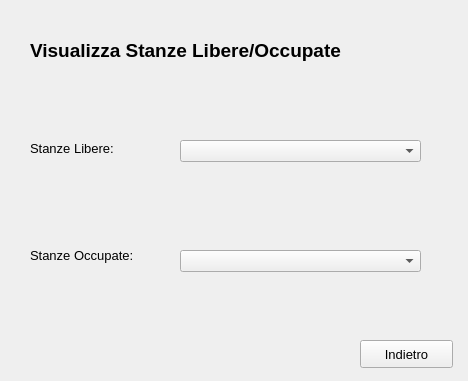
<?xml version="1.0" encoding="UTF-8"?>
<ui version="4.0">
 <class>Form</class>
 <widget class="QWidget" name="Form">
  <property name="geometry">
   <rect>
    <x>0</x>
    <y>0</y>
    <width>468</width>
    <height>381</height>
   </rect>
  </property>
  <property name="font">
   <font>
    <pointsize>10</pointsize>
   </font>
  </property>
  <property name="windowTitle">
   <string>Visualizza Stanze</string>
  </property>
  <widget class="QLabel" name="label">
   <property name="geometry">
    <rect>
     <x>30</x>
     <y>20</y>
     <width>411</width>
     <height>61</height>
    </rect>
   </property>
   <property name="font">
    <font>
     <pointsize>14</pointsize>
     <weight>75</weight>
     <bold>true</bold>
    </font>
   </property>
   <property name="text">
    <string>Visualizza Stanze Libere/Occupate</string>
   </property>
  </widget>
  <widget class="QLabel" name="label_2">
   <property name="geometry">
    <rect>
     <x>30</x>
     <y>140</y>
     <width>121</width>
     <height>16</height>
    </rect>
   </property>
   <property name="font">
    <font>
     <pointsize>10</pointsize>
    </font>
   </property>
   <property name="text">
    <string>Stanze Libere:</string>
   </property>
  </widget>
  <widget class="QLabel" name="label_3">
   <property name="geometry">
    <rect>
     <x>30</x>
     <y>240</y>
     <width>141</width>
     <height>31</height>
    </rect>
   </property>
   <property name="text">
    <string>Stanze Occupate:</string>
   </property>
  </widget>
  <widget class="QComboBox" name="comboBox">
   <property name="geometry">
    <rect>
     <x>180</x>
     <y>140</y>
     <width>241</width>
     <height>22</height>
    </rect>
   </property>
  </widget>
  <widget class="QComboBox" name="comboBox_2">
   <property name="geometry">
    <rect>
     <x>180</x>
     <y>250</y>
     <width>241</width>
     <height>22</height>
    </rect>
   </property>
  </widget>
  <widget class="QPushButton" name="pushButton">
   <property name="geometry">
    <rect>
     <x>360</x>
     <y>340</y>
     <width>93</width>
     <height>28</height>
    </rect>
   </property>
   <property name="text">
    <string>Indietro</string>
   </property>
  </widget>
 </widget>
 <resources/>
 <connections/>
</ui>
